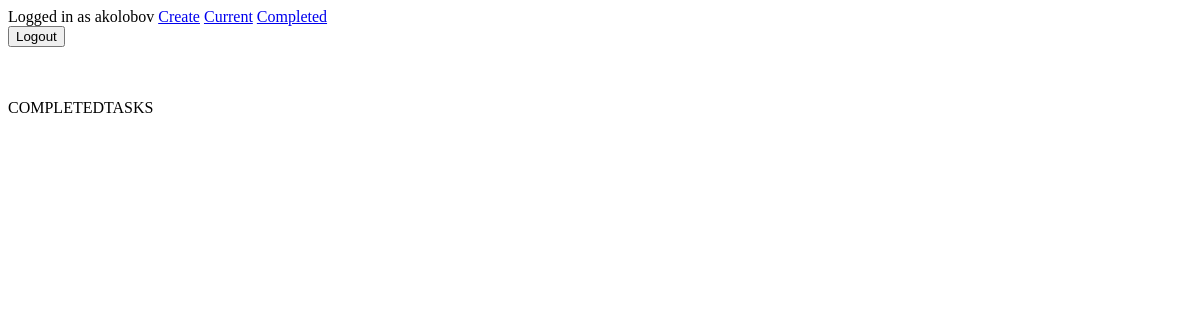
The app's page /completed/ (signed in), older data.
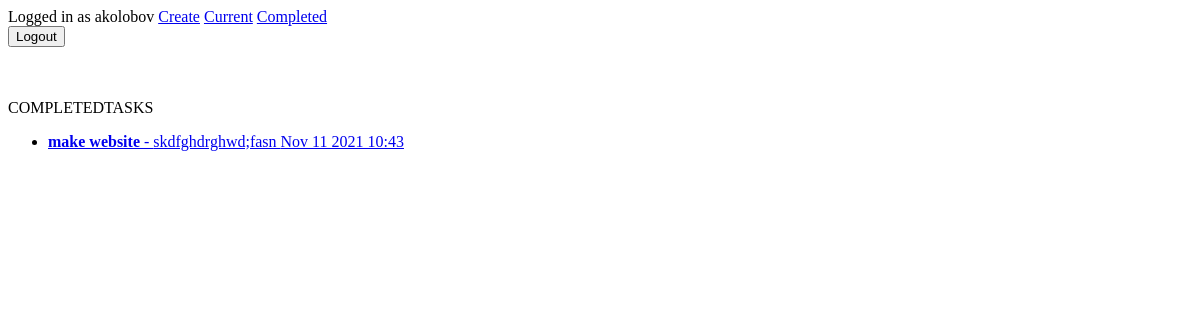
The same page, newer data.
### todo/models.py (models this page shows, shortened)
class Task(models.Model):
    name = models.CharField(max_length=100)
    description = models.TextField(blank=True)
    is_important = models.BooleanField(default=False)
    creation_date = models.DateTimeField(auto_now_add=True)
    completion_date = models.DateTimeField(null=True, blank=True)
    user = models.ForeignKey(User, on_delete=models.CASCADE, default=None)

### todo/views.py (the view)
# urls.py: path('completed/', views.completedtasks, name='completedtasks'),
@login_required
def completedtasks(request):
    tasks = Task.objects.filter(user=request.user, completion_date__isnull=False).order_by('-completion_date')
    return render(request, 'todo/completedtasks.html', {'tasks': tasks})

### todo/templates/todo/completedtasks.html
{% extends 'todo/base.html' %}
{% block content %}
    COMPLETEDTASKS
    <ul>
        {% for task in tasks %}
            <li>
                <a href="{% url 'viewtask' task.id %}">
                    {% if task.is_important %}
                        <b>
                    {% endif %}
                    {{ task.name }}
                    {% if task.is_important %}
                        </b>
                    {% endif %}
                    {% if task.description %}
                         - {{ task.description }}
                    {% endif %}
                    {{ task.completion_date|date:'M j Y H:i' }}
                </a>
            </li>
        {% endfor %}
    </ul>
{% endblock %}

Row changes from the older to the newer data that the page shows:
now on this page (row edited): Task: name "make website", description "skdfghdrghwd;fasn", completion_date "Nov 11 2021 10:43"
